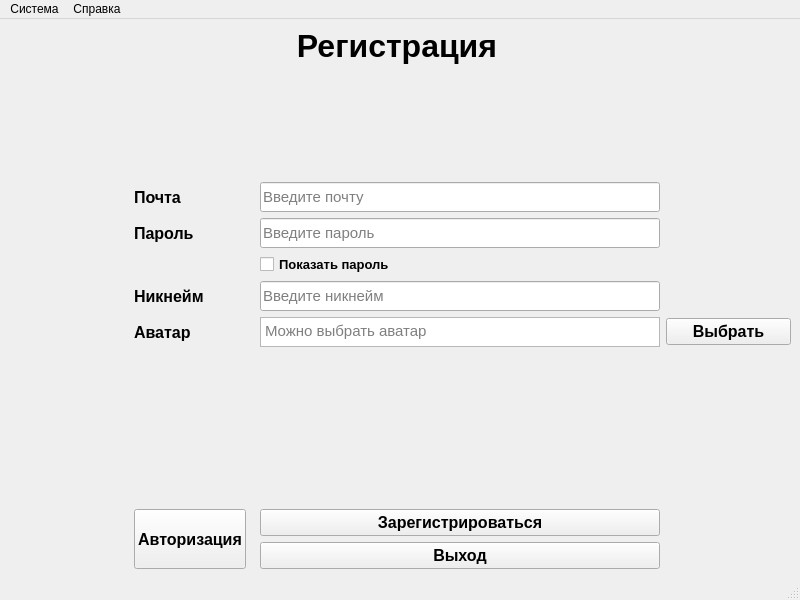
<?xml version="1.0" encoding="UTF-8"?>
<ui version="4.0">
 <class>MainWindow</class>
 <widget class="QMainWindow" name="MainWindow">
  <property name="geometry">
   <rect>
    <x>0</x>
    <y>0</y>
    <width>800</width>
    <height>600</height>
   </rect>
  </property>
  <property name="minimumSize">
   <size>
    <width>800</width>
    <height>600</height>
   </size>
  </property>
  <property name="tabletTracking">
   <bool>false</bool>
  </property>
  <property name="windowTitle">
   <string>Регистрация</string>
  </property>
  <widget class="QWidget" name="centralwidget">
   <layout class="QGridLayout" name="gridLayout_2">
    <item row="0" column="0">
     <layout class="QGridLayout" name="gridLayout">
      <item row="6" column="2">
       <widget class="QTextEdit" name="avatarTextEdit">
        <property name="minimumSize">
         <size>
          <width>400</width>
          <height>0</height>
         </size>
        </property>
        <property name="maximumSize">
         <size>
          <width>16777215</width>
          <height>30</height>
         </size>
        </property>
        <property name="font">
         <font>
          <pointsize>11</pointsize>
         </font>
        </property>
        <property name="readOnly">
         <bool>true</bool>
        </property>
        <property name="placeholderText">
         <string>Можно выбрать аватар</string>
        </property>
       </widget>
      </item>
      <item row="5" column="3">
       <widget class="QLabel" name="nicknameStatusLabel">
        <property name="font">
         <font>
          <pointsize>12</pointsize>
          <weight>75</weight>
          <bold>true</bold>
         </font>
        </property>
        <property name="text">
         <string/>
        </property>
       </widget>
      </item>
      <item row="1" column="3">
       <spacer name="horizontalSpacer">
        <property name="orientation">
         <enum>Qt::Horizontal</enum>
        </property>
        <property name="sizeHint" stdset="0">
         <size>
          <width>40</width>
          <height>20</height>
         </size>
        </property>
       </spacer>
      </item>
      <item row="5" column="1">
       <widget class="QLabel" name="nicknameLabel">
        <property name="font">
         <font>
          <pointsize>12</pointsize>
          <weight>75</weight>
          <bold>true</bold>
         </font>
        </property>
        <property name="text">
         <string>Никнейм</string>
        </property>
       </widget>
      </item>
      <item row="1" column="0">
       <spacer name="horizontalSpacer_2">
        <property name="orientation">
         <enum>Qt::Horizontal</enum>
        </property>
        <property name="sizeHint" stdset="0">
         <size>
          <width>40</width>
          <height>20</height>
         </size>
        </property>
       </spacer>
      </item>
      <item row="8" column="2">
       <widget class="QPushButton" name="regPushButton">
        <property name="minimumSize">
         <size>
          <width>0</width>
          <height>0</height>
         </size>
        </property>
        <property name="font">
         <font>
          <pointsize>12</pointsize>
          <weight>75</weight>
          <bold>true</bold>
         </font>
        </property>
        <property name="text">
         <string>Зарегистрироваться</string>
        </property>
       </widget>
      </item>
      <item row="3" column="1">
       <widget class="QLabel" name="passwordLabel">
        <property name="font">
         <font>
          <pointsize>12</pointsize>
          <weight>75</weight>
          <bold>true</bold>
         </font>
        </property>
        <property name="text">
         <string>Пароль</string>
        </property>
       </widget>
      </item>
      <item row="8" column="1" rowspan="2">
       <widget class="QPushButton" name="authPushButton">
        <property name="sizePolicy">
         <sizepolicy hsizetype="Maximum" vsizetype="Expanding">
          <horstretch>0</horstretch>
          <verstretch>0</verstretch>
         </sizepolicy>
        </property>
        <property name="minimumSize">
         <size>
          <width>0</width>
          <height>0</height>
         </size>
        </property>
        <property name="font">
         <font>
          <pointsize>12</pointsize>
          <weight>75</weight>
          <bold>true</bold>
         </font>
        </property>
        <property name="text">
         <string>Авторизация</string>
        </property>
       </widget>
      </item>
      <item row="0" column="1" colspan="2">
       <widget class="QLabel" name="label">
        <property name="font">
         <font>
          <pointsize>24</pointsize>
          <weight>75</weight>
          <bold>true</bold>
         </font>
        </property>
        <property name="text">
         <string>Регистрация</string>
        </property>
        <property name="alignment">
         <set>Qt::AlignCenter</set>
        </property>
       </widget>
      </item>
      <item row="9" column="2">
       <widget class="QPushButton" name="exitPushButton">
        <property name="minimumSize">
         <size>
          <width>0</width>
          <height>0</height>
         </size>
        </property>
        <property name="font">
         <font>
          <pointsize>12</pointsize>
          <weight>75</weight>
          <bold>true</bold>
         </font>
        </property>
        <property name="text">
         <string>Выход</string>
        </property>
       </widget>
      </item>
      <item row="7" column="1">
       <widget class="QLabel" name="avatarImageLabel">
        <property name="sizePolicy">
         <sizepolicy hsizetype="Minimum" vsizetype="Preferred">
          <horstretch>0</horstretch>
          <verstretch>0</verstretch>
         </sizepolicy>
        </property>
        <property name="minimumSize">
         <size>
          <width>120</width>
          <height>150</height>
         </size>
        </property>
        <property name="maximumSize">
         <size>
          <width>120</width>
          <height>150</height>
         </size>
        </property>
        <property name="text">
         <string/>
        </property>
        <property name="scaledContents">
         <bool>true</bool>
        </property>
       </widget>
      </item>
      <item row="2" column="1">
       <widget class="QLabel" name="emailLabel">
        <property name="font">
         <font>
          <pointsize>12</pointsize>
          <weight>75</weight>
          <bold>true</bold>
         </font>
        </property>
        <property name="text">
         <string>Почта</string>
        </property>
       </widget>
      </item>
      <item row="2" column="3">
       <widget class="QLabel" name="emailStatusLabel">
        <property name="font">
         <font>
          <pointsize>12</pointsize>
          <weight>75</weight>
          <bold>true</bold>
         </font>
        </property>
        <property name="text">
         <string/>
        </property>
       </widget>
      </item>
      <item row="4" column="2">
       <widget class="QCheckBox" name="showPasswordCheckBox">
        <property name="font">
         <font>
          <pointsize>10</pointsize>
          <weight>75</weight>
          <bold>true</bold>
         </font>
        </property>
        <property name="text">
         <string>Показать пароль</string>
        </property>
       </widget>
      </item>
      <item row="2" column="2">
       <widget class="QLineEdit" name="emailLineEdit">
        <property name="minimumSize">
         <size>
          <width>0</width>
          <height>30</height>
         </size>
        </property>
        <property name="maximumSize">
         <size>
          <width>16777215</width>
          <height>30</height>
         </size>
        </property>
        <property name="font">
         <font>
          <pointsize>11</pointsize>
         </font>
        </property>
        <property name="placeholderText">
         <string>Введите почту</string>
        </property>
       </widget>
      </item>
      <item row="3" column="3">
       <widget class="QLabel" name="passwordStatusLabel">
        <property name="font">
         <font>
          <pointsize>12</pointsize>
          <weight>75</weight>
          <bold>true</bold>
         </font>
        </property>
        <property name="text">
         <string/>
        </property>
       </widget>
      </item>
      <item row="7" column="2">
       <spacer name="verticalSpacer">
        <property name="orientation">
         <enum>Qt::Vertical</enum>
        </property>
        <property name="sizeHint" stdset="0">
         <size>
          <width>20</width>
          <height>40</height>
         </size>
        </property>
       </spacer>
      </item>
      <item row="6" column="1">
       <widget class="QLabel" name="avatarLabel">
        <property name="font">
         <font>
          <pointsize>12</pointsize>
          <weight>75</weight>
          <bold>true</bold>
         </font>
        </property>
        <property name="text">
         <string>Аватар</string>
        </property>
       </widget>
      </item>
      <item row="6" column="3">
       <widget class="QPushButton" name="selectAvatarPushButton">
        <property name="minimumSize">
         <size>
          <width>0</width>
          <height>0</height>
         </size>
        </property>
        <property name="font">
         <font>
          <pointsize>12</pointsize>
          <weight>75</weight>
          <bold>true</bold>
         </font>
        </property>
        <property name="text">
         <string>Выбрать</string>
        </property>
       </widget>
      </item>
      <item row="1" column="1">
       <spacer name="verticalSpacer_2">
        <property name="orientation">
         <enum>Qt::Vertical</enum>
        </property>
        <property name="sizeHint" stdset="0">
         <size>
          <width>20</width>
          <height>40</height>
         </size>
        </property>
       </spacer>
      </item>
      <item row="3" column="2">
       <widget class="QLineEdit" name="passwordLineEdit">
        <property name="minimumSize">
         <size>
          <width>0</width>
          <height>30</height>
         </size>
        </property>
        <property name="maximumSize">
         <size>
          <width>16777215</width>
          <height>30</height>
         </size>
        </property>
        <property name="font">
         <font>
          <pointsize>11</pointsize>
         </font>
        </property>
        <property name="maxLength">
         <number>20</number>
        </property>
        <property name="placeholderText">
         <string>Введите пароль</string>
        </property>
       </widget>
      </item>
      <item row="5" column="2">
       <widget class="QLineEdit" name="nicknameLineEdit">
        <property name="minimumSize">
         <size>
          <width>0</width>
          <height>30</height>
         </size>
        </property>
        <property name="maximumSize">
         <size>
          <width>16777215</width>
          <height>30</height>
         </size>
        </property>
        <property name="font">
         <font>
          <pointsize>11</pointsize>
         </font>
        </property>
        <property name="placeholderText">
         <string>Введите никнейм</string>
        </property>
       </widget>
      </item>
     </layout>
    </item>
   </layout>
  </widget>
  <widget class="QMenuBar" name="menubar">
   <property name="geometry">
    <rect>
     <x>0</x>
     <y>0</y>
     <width>800</width>
     <height>21</height>
    </rect>
   </property>
   <widget class="QMenu" name="menu">
    <property name="title">
     <string>Система</string>
    </property>
    <addaction name="settingsAction"/>
    <addaction name="exitAction"/>
   </widget>
   <widget class="QMenu" name="menu_2">
    <property name="title">
     <string>Справка</string>
    </property>
    <addaction name="aboutAppAction"/>
   </widget>
   <addaction name="menu"/>
   <addaction name="menu_2"/>
  </widget>
  <widget class="QStatusBar" name="statusbar"/>
  <action name="exitAction">
   <property name="text">
    <string>Закрыть приложение</string>
   </property>
  </action>
  <action name="settingsAction">
   <property name="text">
    <string>Настройки</string>
   </property>
  </action>
  <action name="aboutAppAction">
   <property name="text">
    <string>О программе</string>
   </property>
  </action>
  <action name="defaultAction">
   <property name="text">
    <string>Удалить базу данных и установить все по умолчанию</string>
   </property>
  </action>
 </widget>
 <tabstops>
  <tabstop>emailLineEdit</tabstop>
  <tabstop>passwordLineEdit</tabstop>
  <tabstop>showPasswordCheckBox</tabstop>
  <tabstop>nicknameLineEdit</tabstop>
  <tabstop>avatarTextEdit</tabstop>
  <tabstop>selectAvatarPushButton</tabstop>
  <tabstop>authPushButton</tabstop>
  <tabstop>regPushButton</tabstop>
  <tabstop>exitPushButton</tabstop>
 </tabstops>
 <resources/>
 <connections/>
</ui>
